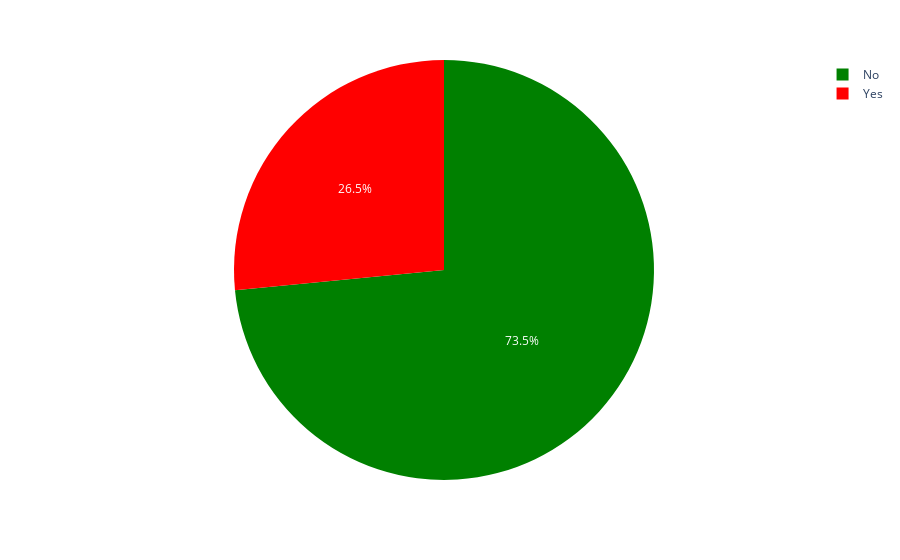

Source (notebook cell):
### Code cell
import plotly.express as px

fig=px.pie(df,names='Churn',color='Churn',
           color_discrete_map=({'Yes':'Red',
                                 'No':'Green'}))
fig.show()

### Figure 1 — Plotly figure (JSON) as saved in the notebook; plotly's stock layout.template omitted (floating-point values rounded to 4 significant figures; data arrays with more than 128 entries replaced by an {"elided": "..."} marker saying what was removed)
{"data": [{"customdata": {"elided": "7043x1 str values"}, "domain": {"x": [0, 1], "y": [0, 1]}, "hovertemplate": "Churn=%{customdata[0]}<extra></extra>", "labels": {"elided": "7043 str values"}, "legendgroup": "", "marker": {"colors": {"elided": "7043 str values"}}, "name": "", "showlegend": true, "type": "pie"}], "layout": {"autosize": true, "legend": {"tracegroupgap": 0}, "margin": {"t": 60}}}
